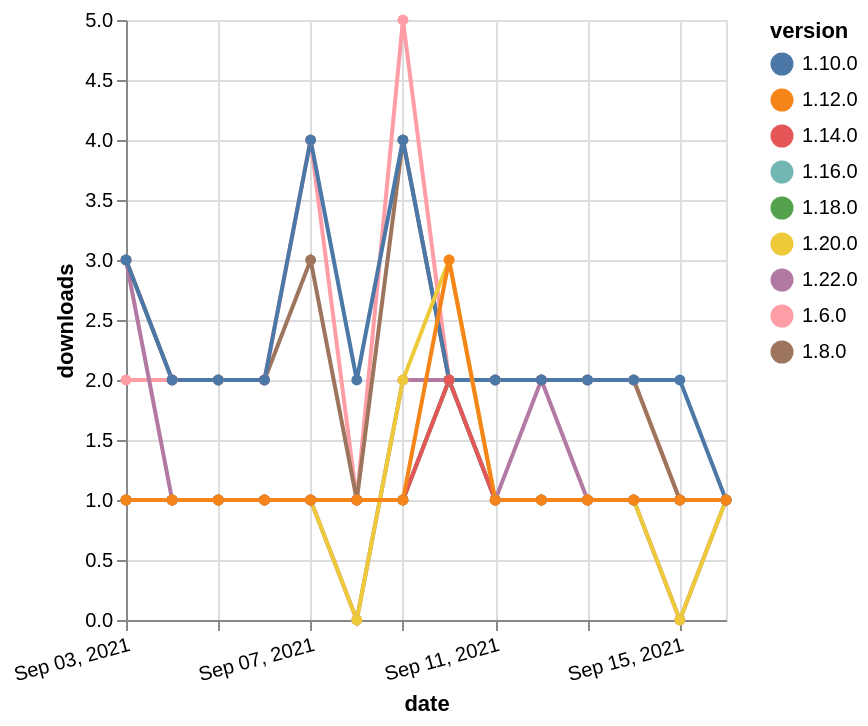

Source (Vega-Lite JSON):
### Vega-Lite specification from a JSON file in a GitHub repository (floating-point values rounded to 4 significant figures)
{"$schema": "https://vega.github.io/schema/vega-lite/v5.json", "description": "A simple bar chart with embedded data.", "data": {"values": [{"date": "2021-09-03", "total": 3035, "delta": 2, "version": "1.6.0"}, {"date": "2021-09-04", "total": 3037, "delta": 2, "version": "1.6.0"}, {"date": "2021-09-05", "total": 3039, "delta": 2, "version": "1.6.0"}, {"date": "2021-09-06", "total": 3041, "delta": 2, "version": "1.6.0"}, {"date": "2021-09-07", "total": 3045, "delta": 4, "version": "1.6.0"}, {"date": "2021-09-08", "total": 3046, "delta": 1, "version": "1.6.0"}, {"date": "2021-09-09", "total": 3051, "delta": 5, "version": "1.6.0"}, {"date": "2021-09-10", "total": 3053, "delta": 2, "version": "1.6.0"}, {"date": "2021-09-11", "total": 3055, "delta": 2, "version": "1.6.0"}, {"date": "2021-09-12", "total": 3057, "delta": 2, "version": "1.6.0"}, {"date": "2021-09-13", "total": 3059, "delta": 2, "version": "1.6.0"}, {"date": "2021-09-14", "total": 3061, "delta": 2, "version": "1.6.0"}, {"date": "2021-09-15", "total": 3062, "delta": 1, "version": "1.6.0"}, {"date": "2021-09-16", "total": 3063, "delta": 1, "version": "1.6.0"}, {"date": "2021-09-03", "total": 155, "delta": 1, "version": "1.18.0"}, {"date": "2021-09-04", "total": 156, "delta": 1, "version": "1.18.0"}, {"date": "2021-09-05", "total": 157, "delta": 1, "version": "1.18.0"}, {"date": "2021-09-06", "total": 158, "delta": 1, "version": "1.18.0"}, {"date": "2021-09-07", "total": 159, "delta": 1, "version": "1.18.0"}, {"date": "2021-09-08", "total": 160, "delta": 1, "version": "1.18.0"}, {"date": "2021-09-09", "total": 161, "delta": 1, "version": "1.18.0"}, {"date": "2021-09-10", "total": 163, "delta": 2, "version": "1.18.0"}, {"date": "2021-09-11", "total": 164, "delta": 1, "version": "1.18.0"}, {"date": "2021-09-12", "total": 165, "delta": 1, "version": "1.18.0"}, {"date": "2021-09-13", "total": 166, "delta": 1, "version": "1.18.0"}, {"date": "2021-09-14", "total": 167, "delta": 1, "version": "1.18.0"}, {"date": "2021-09-15", "total": 168, "delta": 1, "version": "1.18.0"}, {"date": "2021-09-16", "total": 169, "delta": 1, "version": "1.18.0"}, {"date": "2021-09-03", "total": 120, "delta": 3, "version": "1.22.0"}, {"date": "2021-09-04", "total": 121, "delta": 1, "version": "1.22.0"}, {"date": "2021-09-05", "total": 122, "delta": 1, "version": "1.22.0"}, {"date": "2021-09-06", "total": 123, "delta": 1, "version": "1.22.0"}, {"date": "2021-09-07", "total": 124, "delta": 1, "version": "1.22.0"}, {"date": "2021-09-08", "total": 124, "delta": 0, "version": "1.22.0"}, {"date": "2021-09-09", "total": 126, "delta": 2, "version": "1.22.0"}, {"date": "2021-09-10", "total": 128, "delta": 2, "version": "1.22.0"}, {"date": "2021-09-11", "total": 129, "delta": 1, "version": "1.22.0"}, {"date": "2021-09-12", "total": 131, "delta": 2, "version": "1.22.0"}, {"date": "2021-09-13", "total": 132, "delta": 1, "version": "1.22.0"}, {"date": "2021-09-14", "total": 133, "delta": 1, "version": "1.22.0"}, {"date": "2021-09-15", "total": 133, "delta": 0, "version": "1.22.0"}, {"date": "2021-09-16", "total": 134, "delta": 1, "version": "1.22.0"}, {"date": "2021-09-03", "total": 2580, "delta": 3, "version": "1.8.0"}, {"date": "2021-09-04", "total": 2582, "delta": 2, "version": "1.8.0"}, {"date": "2021-09-05", "total": 2584, "delta": 2, "version": "1.8.0"}, {"date": "2021-09-06", "total": 2586, "delta": 2, "version": "1.8.0"}, {"date": "2021-09-07", "total": 2589, "delta": 3, "version": "1.8.0"}, {"date": "2021-09-08", "total": 2590, "delta": 1, "version": "1.8.0"}, {"date": "2021-09-09", "total": 2594, "delta": 4, "version": "1.8.0"}, {"date": "2021-09-10", "total": 2596, "delta": 2, "version": "1.8.0"}, {"date": "2021-09-11", "total": 2598, "delta": 2, "version": "1.8.0"}, {"date": "2021-09-12", "total": 2600, "delta": 2, "version": "1.8.0"}, {"date": "2021-09-13", "total": 2602, "delta": 2, "version": "1.8.0"}, {"date": "2021-09-14", "total": 2604, "delta": 2, "version": "1.8.0"}, {"date": "2021-09-15", "total": 2605, "delta": 1, "version": "1.8.0"}, {"date": "2021-09-16", "total": 2606, "delta": 1, "version": "1.8.0"}, {"date": "2021-09-03", "total": 2481, "delta": 3, "version": "1.10.0"}, {"date": "2021-09-04", "total": 2483, "delta": 2, "version": "1.10.0"}, {"date": "2021-09-05", "total": 2485, "delta": 2, "version": "1.10.0"}, {"date": "2021-09-06", "total": 2487, "delta": 2, "version": "1.10.0"}, {"date": "2021-09-07", "total": 2491, "delta": 4, "version": "1.10.0"}, {"date": "2021-09-08", "total": 2493, "delta": 2, "version": "1.10.0"}, {"date": "2021-09-09", "total": 2497, "delta": 4, "version": "1.10.0"}, {"date": "2021-09-10", "total": 2499, "delta": 2, "version": "1.10.0"}, {"date": "2021-09-11", "total": 2501, "delta": 2, "version": "1.10.0"}, {"date": "2021-09-12", "total": 2503, "delta": 2, "version": "1.10.0"}, {"date": "2021-09-13", "total": 2505, "delta": 2, "version": "1.10.0"}, {"date": "2021-09-14", "total": 2507, "delta": 2, "version": "1.10.0"}, {"date": "2021-09-15", "total": 2509, "delta": 2, "version": "1.10.0"}, {"date": "2021-09-16", "total": 2510, "delta": 1, "version": "1.10.0"}, {"date": "2021-09-03", "total": 171, "delta": 1, "version": "1.20.0"}, {"date": "2021-09-04", "total": 172, "delta": 1, "version": "1.20.0"}, {"date": "2021-09-05", "total": 173, "delta": 1, "version": "1.20.0"}, {"date": "2021-09-06", "total": 174, "delta": 1, "version": "1.20.0"}, {"date": "2021-09-07", "total": 175, "delta": 1, "version": "1.20.0"}, {"date": "2021-09-08", "total": 175, "delta": 0, "version": "1.20.0"}, {"date": "2021-09-09", "total": 177, "delta": 2, "version": "1.20.0"}, {"date": "2021-09-10", "total": 180, "delta": 3, "version": "1.20.0"}, {"date": "2021-09-11", "total": 181, "delta": 1, "version": "1.20.0"}, {"date": "2021-09-12", "total": 182, "delta": 1, "version": "1.20.0"}, {"date": "2021-09-13", "total": 183, "delta": 1, "version": "1.20.0"}, {"date": "2021-09-14", "total": 184, "delta": 1, "version": "1.20.0"}, {"date": "2021-09-15", "total": 184, "delta": 0, "version": "1.20.0"}, {"date": "2021-09-16", "total": 185, "delta": 1, "version": "1.20.0"}, {"date": "2021-09-03", "total": 185, "delta": 1, "version": "1.16.0"}, {"date": "2021-09-04", "total": 186, "delta": 1, "version": "1.16.0"}, {"date": "2021-09-05", "total": 187, "delta": 1, "version": "1.16.0"}, {"date": "2021-09-06", "total": 188, "delta": 1, "version": "1.16.0"}, {"date": "2021-09-07", "total": 189, "delta": 1, "version": "1.16.0"}, {"date": "2021-09-08", "total": 190, "delta": 1, "version": "1.16.0"}, {"date": "2021-09-09", "total": 191, "delta": 1, "version": "1.16.0"}, {"date": "2021-09-10", "total": 193, "delta": 2, "version": "1.16.0"}, {"date": "2021-09-11", "total": 194, "delta": 1, "version": "1.16.0"}, {"date": "2021-09-12", "total": 195, "delta": 1, "version": "1.16.0"}, {"date": "2021-09-13", "total": 196, "delta": 1, "version": "1.16.0"}, {"date": "2021-09-14", "total": 197, "delta": 1, "version": "1.16.0"}, {"date": "2021-09-15", "total": 198, "delta": 1, "version": "1.16.0"}, {"date": "2021-09-16", "total": 199, "delta": 1, "version": "1.16.0"}, {"date": "2021-09-03", "total": 191, "delta": 1, "version": "1.14.0"}, {"date": "2021-09-04", "total": 192, "delta": 1, "version": "1.14.0"}, {"date": "2021-09-05", "total": 193, "delta": 1, "version": "1.14.0"}, {"date": "2021-09-06", "total": 194, "delta": 1, "version": "1.14.0"}, {"date": "2021-09-07", "total": 195, "delta": 1, "version": "1.14.0"}, {"date": "2021-09-08", "total": 196, "delta": 1, "version": "1.14.0"}, {"date": "2021-09-09", "total": 197, "delta": 1, "version": "1.14.0"}, {"date": "2021-09-10", "total": 199, "delta": 2, "version": "1.14.0"}, {"date": "2021-09-11", "total": 200, "delta": 1, "version": "1.14.0"}, {"date": "2021-09-12", "total": 201, "delta": 1, "version": "1.14.0"}, {"date": "2021-09-13", "total": 202, "delta": 1, "version": "1.14.0"}, {"date": "2021-09-14", "total": 203, "delta": 1, "version": "1.14.0"}, {"date": "2021-09-15", "total": 204, "delta": 1, "version": "1.14.0"}, {"date": "2021-09-16", "total": 205, "delta": 1, "version": "1.14.0"}, {"date": "2021-09-03", "total": 420, "delta": 1, "version": "1.12.0"}, {"date": "2021-09-04", "total": 421, "delta": 1, "version": "1.12.0"}, {"date": "2021-09-05", "total": 422, "delta": 1, "version": "1.12.0"}, {"date": "2021-09-06", "total": 423, "delta": 1, "version": "1.12.0"}, {"date": "2021-09-07", "total": 424, "delta": 1, "version": "1.12.0"}, {"date": "2021-09-08", "total": 425, "delta": 1, "version": "1.12.0"}, {"date": "2021-09-09", "total": 426, "delta": 1, "version": "1.12.0"}, {"date": "2021-09-10", "total": 429, "delta": 3, "version": "1.12.0"}, {"date": "2021-09-11", "total": 430, "delta": 1, "version": "1.12.0"}, {"date": "2021-09-12", "total": 431, "delta": 1, "version": "1.12.0"}, {"date": "2021-09-13", "total": 432, "delta": 1, "version": "1.12.0"}, {"date": "2021-09-14", "total": 433, "delta": 1, "version": "1.12.0"}, {"date": "2021-09-15", "total": 434, "delta": 1, "version": "1.12.0"}, {"date": "2021-09-16", "total": 435, "delta": 1, "version": "1.12.0"}]}, "width": "container", "mark": {"type": "line", "point": {"filled": true}}, "encoding": {"x": {"field": "date", "type": "temporal", "timeUnit": "yearmonthdate", "title": "date", "axis": {"labelAngle": -15}}, "y": {"field": "delta", "type": "quantitative", "title": "downloads"}, "color": {"field": "version", "type": "nominal"}, "tooltip": {"field": "delta"}}}
